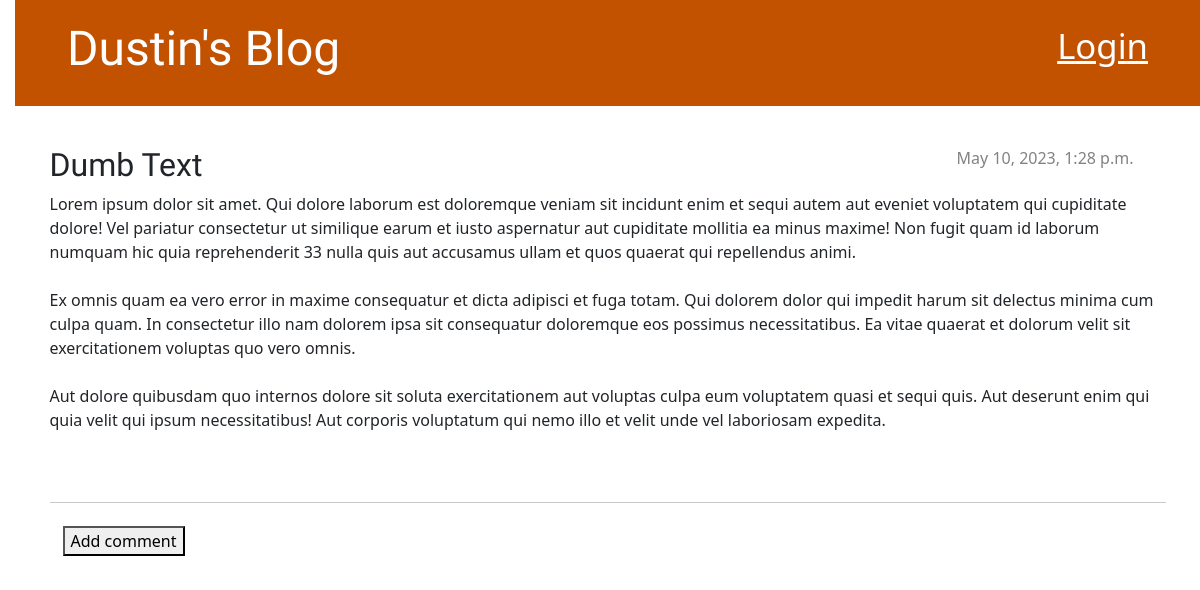
Screenshot of /post/7/ with the database file from the repository.
### blog/models.py (models this page shows, shortened)
class Post(models.Model):
    author = models.ForeignKey(settings.AUTH_USER_MODEL, on_delete=models.CASCADE)
    title = models.CharField(max_length=200)
    text = models.TextField()
    created_date = models.DateTimeField(default=timezone.now)
    published_date = models.DateTimeField(blank=True, null=True)

### blog/views.py (the view)
# urls.py: path('post/<int:pk>/', views.post_detail, name='post_detail'),
def post_detail(request, pk):
    post = get_object_or_404(Post, pk=pk)
    return render(request, 'blog/post_detail.html', {'post': post})

### blog/templates/blog/post_detail.html (shortened to what this page needs)
{% extends 'blog/base.html' %}
{% block content %}
    <article class="post">
        {% if post.published_date %}
            <time class="date">
                {{ post.published_date }}
            </time>
        {% else %}
            <a class="btn btn-default" href="{% url 'post_publish' pk=post.pk %}"><button type="button" class="btn btn-success">Publish</button></a>
        {% endif %}
        <h2>{{ post.title }}</h2>
        <p>{{ post.text|linebreaksbr }}</p>
    </article>
    <hr>
    <a class="btn btn-default" href="{% url 'add_comment_to_post' pk=post.pk %}"><button type="button"> Add comment</button></a>
{% endblock %}

### blog/static/css/blog.css (style rules this page uses)
body { padding-left: 15px; }
h1, h2, h3, h4 { font-family: 'Lobster', cursive; }
.date { color: #828282; }
.post { margin-bottom: 70px; }
.post > .date, .post > .actions { float: right; }

### rows the page displays
Post: published_date "May 10, 2023, 1:28 p.m.", title "Dumb Text", text "Lorem ipsum dolor sit amet. Qui dolore laborum est doloremque veniam sit incidunt enim et sequi autem aut eveniet voluptatem qui cupiditate dolore! Vel pariatur consectetur ut similique earum et iusto aspernatur aut cupiditate mollitia ea minus maxime! Non fugit quam id laborum numquam hic quia reprehenderit 33 nulla quis aut accusamus ullam et quos quaerat qui repellendus animi. Ex omnis quam ea vero error in maxime consequatur et dicta adipisci et fuga totam. Qui dolorem dolor qui impedit harum sit delectus minima cum culpa quam. In consectetur illo nam dolorem ipsa sit consequatur doloremque eos possimus necessitatibus. Ea vitae quaerat et dolorum velit sit exercitationem voluptas quo…"
